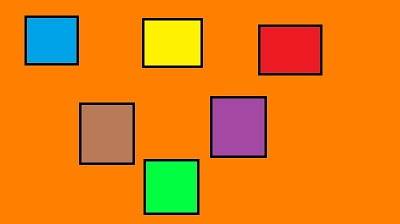
%> input picture im.jpg, 400 x 224 px
$ octave image_invert_transformation_5.m   (GNU Octave 9; MATLAB toolbox functions it lacks are replaced by stand-ins)
%> lines starting %> are read from the running program, lines starting %| are printed output that depends on the picture
clear;
clc;

img = imread('im.jpg');
%> img is the input picture: size 224x400x3 uint8; mean R, G, B 226.3, 125.8, 18.7
img = rgb2gray(img);
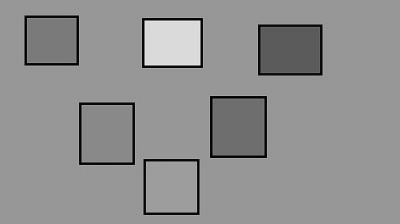
%> img: size 224x400 uint8; min 0, max 232, mean 143.8

levels = 256;

inverted_img = (levels - 1) - img;
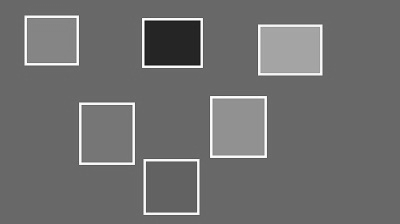
%> inverted_img: size 224x400 uint8; min 23, max 255, mean 111.2

figure, imshow(img);
figure, imshow(inverted_img);

$ run again, with im1.jpg copied over im.jpg
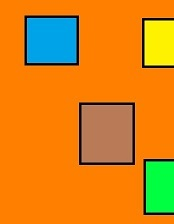
%> input picture im1.jpg, 174 x 224 px
%> img is the input picture: size 224x174x3 uint8; mean R, G, B 215.6, 132.6, 25
%> `img = rgb2gray(img);`:
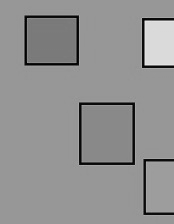
%> img: size 224x174 uint8; min 1, max 229, mean 145.3
%> `inverted_img = (levels - 1) - img;`:
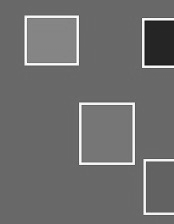
%> inverted_img: size 224x174 uint8; min 26, max 254, mean 109.7

$ run again, with im2.jpg copied over im.jpg
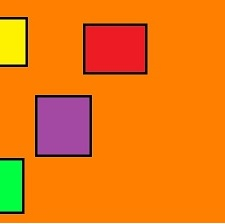
%> input picture im2.jpg, 225 x 224 px
%> img is the input picture: size 224x225x3 uint8; mean R, G, B 234.5, 121, 16.2
%> `img = rgb2gray(img);`:
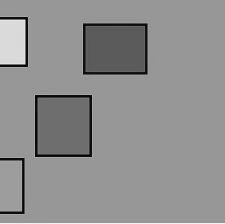
%> img: size 224x225 uint8; min 5, max 240, mean 143.1
%> `inverted_img = (levels - 1) - img;`:
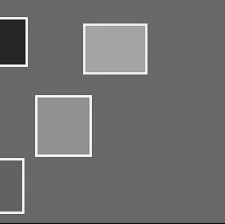
%> inverted_img: size 224x225 uint8; min 15, max 250, mean 111.9
